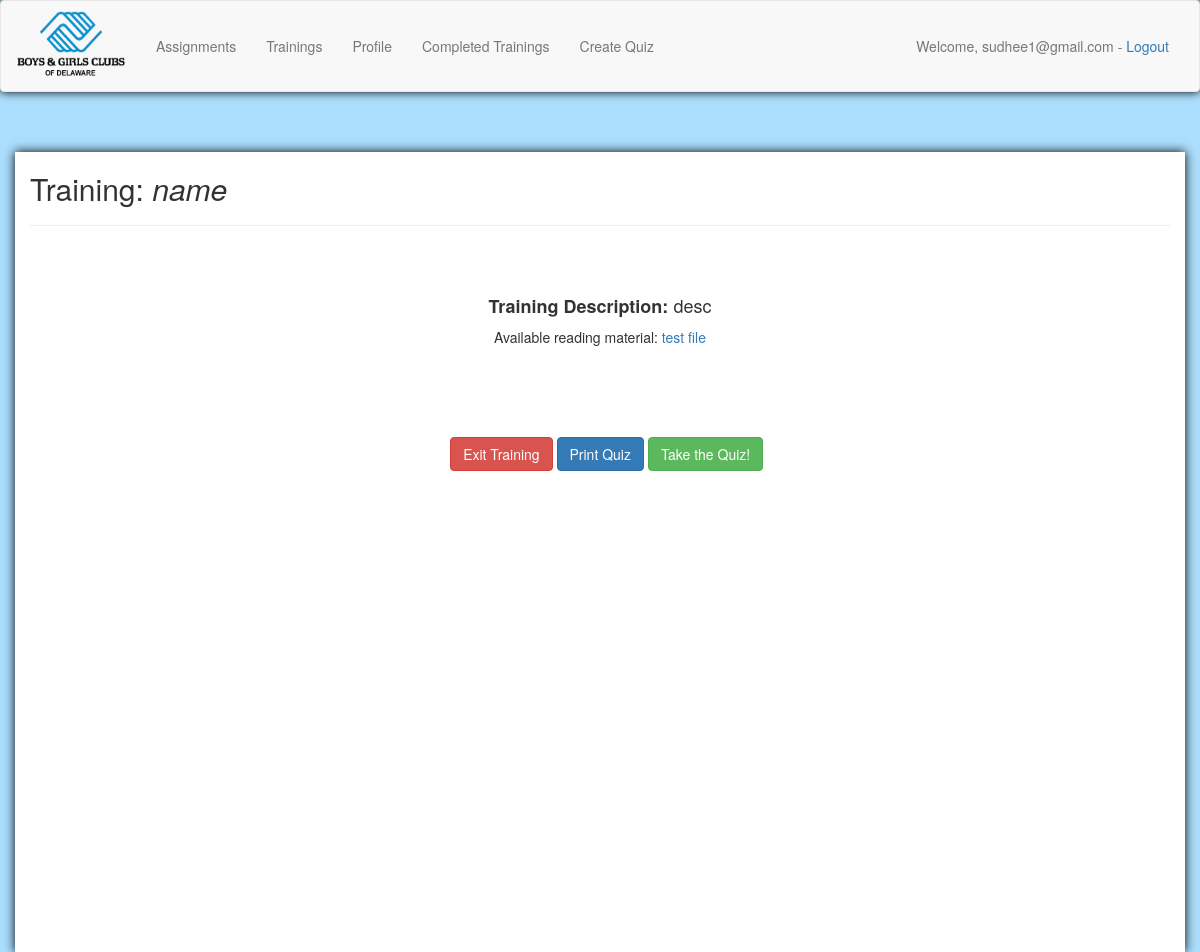
Screenshot of /user_assigned_training/7/ (signed in) with the database file from the repository.
### quiz_admin/models.py (models this page shows, shortened)
class Categories(models.Model):
    class Meta:
        verbose_name_plural = "quizzes"
    groups = models.ManyToManyField(Group, related_name='group')
    category_text = models.CharField(max_length=200, unique=True )
    category_description = models.CharField(max_length=1000, default="")
    course_code = models.CharField(max_length=40, default="CD")
    due_date = models.DateField(default=datetime.date.today)
    duration_hours = models.DecimalField(max_digits=5, decimal_places=2, default=0.0)
    required_score = models.DecimalField(max_digits=3, decimal_places=0, default=100)

class Videos(models.Model):
    category_id = models.ForeignKey(Categories)
    url_name = models.CharField(max_length=100, blank=True)
    url = models.URLField(blank=True)
    filename = models.CharField(max_length=100, blank=True)
    file = models.FileField(upload_to=MEDIA_ROOT_FILES, blank=True)

### quizzes/views.py (the view)
# urls.py: url(r'^user_assigned_training/', include('quizzes.urls', namespace="quizzes"), name='user_assigned_training'),
@login_required
def user_assigned_training(request, training_id):
    try:
        category = Categories.objects.get(pk=training_id)
        videos = Videos.objects.filter(category_id=training_id)
    except Categories.DoesNotExist:
        raise Http404
    training_info = {}
    video_list = []
    for video in videos:
        video_list.append(video)
    paginated_videos = Paginator(video_list, 1)
    page = request.GET.get('page')
    try:
        training_info['videos'] = paginated_videos.page(page)
    except PageNotAnInteger:
        training_info['videos'] = paginated_videos.page(1)
    except EmptyPage:
        training_info['videos'] = paginated_videos.page(paginated_videos.num_pages)
    training_info['title'] = category.category_text
    training_info['description'] = category.category_description
    training_info['id'] = training_id
    if paginated_videos.num_pages > 1:
        paginate = True
    else:
        paginate = False
    context = {'training_info': training_info, 'paginate': paginate}
    return render(request, 'trainings/training.html', context)

### quizzes/templates/trainings/training.html (shortened to what this page needs)
{% include "base.html" %}
<head>
    {% load bootstrap3 %}
    {% bootstrap_css %}
</head>
<body>
    <div class="container" style="height:100%; background-color:white; box-shadow:0 0 10px black;">
        <h2>Training: <i>{{ training_info.title }}</i></h2>
        <hr/>
        <br/>
        <div class="row">
                <div class="container">
                    <br/>
                    <div style="text-align:center;">
                        <h4><b>Training Description:</b>
                            {% if training_info.description %}
                                {{ training_info.description }}
                            {% else %}
                            <i>There is no description for this training.</i>
                            {% endif %}
                        </h4>
                        {% if paginate %}
                                {% load embed_video_tags %}
                        {% endif %}
                        {% if not paginate %}
                            {% load embed_video_tags %}
                            {% for video in training_info.videos %}
                                <p>Available reading material: <a href="/user_assigned_training/download_file/{{ video.id }}/">{{ video.filename }}</a></p>
                                <br />
                            {% endfor %}
                        {% endif %}
                    </div>
                    <br/>
                </div>
        </div>
        <br/>
        <br/>
        <div style="text-align:center;margin-left:10pt;">
            <a href="/" class="btn btn-danger">Exit Training</a>
            <a href="/user_assigned_training/print_quiz/{{ training_info.id }}/" class="btn btn-primary">Print Quiz</a>
            <a href="/user_assigned_training/{{ training_info.id }}/quiz" class="btn btn-success">Take the Quiz!</a>
        </div>
        <br/>
    </div>
</body>

### quizzes/templates/base.html (shortened to what this page needs)
<head>
    {% load bootstrap3 %}
    {% bootstrap_css %}
</head>
<body>
    <nav class="navbar navbar-default" style="box-shadow:0 0 10px black;">
        <div class="container-fluid">
            <br/>
            <div class="navbar-header" style="margin-top:-25px;">
                <a class="navbar-brand" href="/"><img src="/media/bagcd_logo.png" alt="Boys & Girls Club of Delaware" height="70" width="110"></img></a>
            </div>
            <div class="collapse navbar-collapse">
                <ul class="nav navbar-nav">
                    <li role="presentation"><a href="/">Assignments</a></li>
                    <li role="presentation"><a href="/trainings">Trainings</a></li>
                    <li role="presentation"><a href="/profile">Profile</a></li>
                    <li role="presentation"><a href="/print_past_certificates">Completed Trainings</a></li>
                    {% if user.is_superuser %}
                        <li role="presentation"><a href="/create_quiz_form">Create Quiz</a></li>
                    {% endif %}
                </ul>
                <ul class="nav navbar-nav navbar-right">
                    <li>
                        {% if user.is_authenticated %}
                            <p class="navbar-text">Welcome, {{user.email}} - <a href="/accounts/logout/">Logout</a></p>
                        {% endif %}
                    </li>
                </ul>
            </div>
            <br/>
        </div>
    </nav>
    <br/>
    <br/>
</body>

### quizzes/templates/base.html (style rules this page uses)
html body { background-color:#abddfc; }

### rows the page displays
Categories: title "name", description "desc"
Videos: filename "test file"

### other values shown
{{ user.email }} "sudhee1@gmail.com"
